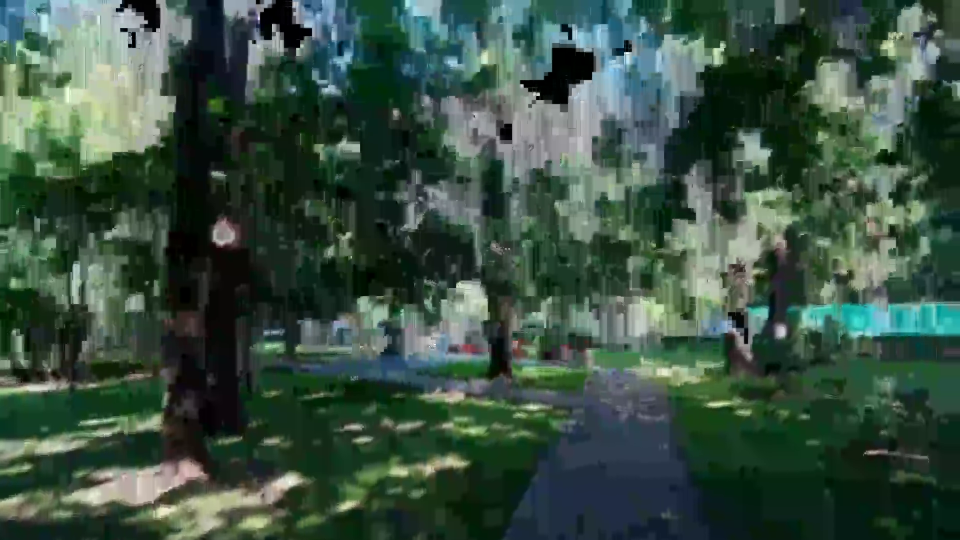
#> input picture frame 46 of output/base_layer.mp4, 1920 x 1080 px, given in place of input_video.mp4, which was not available (shown at 1/2 size)
$ python base_layer.py
#> lines starting #> are read from the running program, lines starting #| are printed output that depends on the picture; pictures that were not available may be replaced by others from this repository, and a replacement may not be noted
import cv2
import numpy as np
import subprocess
import os

def compress_base_layer(input_video_path, output_video_path, bitrate=100):  # 100 kbps
    # Temporary raw video for processing
#> called with input_video_path = 'input/input_video.mp4', output_video_path = 'output/base_layer.mp4', bitrate = 100
    temp_raw = "temp_raw.avi"

    # Open input video
    cap = cv2.VideoCapture(input_video_path)
    if not cap.isOpened():
        print(f"Error: Could not open video at {input_video_path}")
        return

    # Get video properties
    frame_width = int(cap.get(cv2.CAP_PROP_FRAME_WIDTH))
    frame_height = int(cap.get(cv2.CAP_PROP_FRAME_HEIGHT))
    fps = int(cap.get(cv2.CAP_PROP_FPS))
    fourcc = cv2.VideoWriter_fourcc(*'XVID')  # Temporary codec

    # Initialize temporary video writer
    out = cv2.VideoWriter(temp_raw, fourcc, fps, (frame_width, frame_height))

    # Quantization matrix for base layer
    quantization_matrix = np.ones((8, 8), dtype=np.float32) * 16

    print("Starting frame processing...")
    frame_count = 0
    while True:
        ret, frame = cap.read()
#> frame is the input picture: shape (1080, 1920, 3); mean B, G, R 66.4, 80.2, 57.7
        if not ret:
            break

        # Convert to YUV
        frame_yuv = cv2.cvtColor(frame, cv2.COLOR_BGR2YUV)
#> frame_yuv: shape (1080, 1920, 3); mean of channels 0, 1, 2 71.8, 125.2, 115.5

        # Process all channels (Y, U, V)
        for channel in range(3):  # 0: Y, 1: U, 2: V
            y_channel = frame_yuv[:, :, channel].astype(np.float32)

            # Apply DCT and quantization to 8x8 blocks
            height, width = y_channel.shape
            for i in range(0, height, 8):
                for j in range(0, width, 8):
                    block = y_channel[i:i+8, j:j+8]
                    if block.shape == (8, 8):
                        dct_block = cv2.dct(block)
                        quantized_block = np.round(dct_block / quantization_matrix)
                        idct_block = cv2.idct(quantized_block * quantization_matrix)
                        y_channel[i:i+8, j:j+8] = idct_block

            # Update the channel in the YUV frame
            frame_yuv[:, :, channel] = y_channel.astype(np.uint8)
#> this loop made 3 passes
#> pass 1, in compress_base_layer, `y_channel = frame_yuv[:, :, channel].astype(np.float32)`:
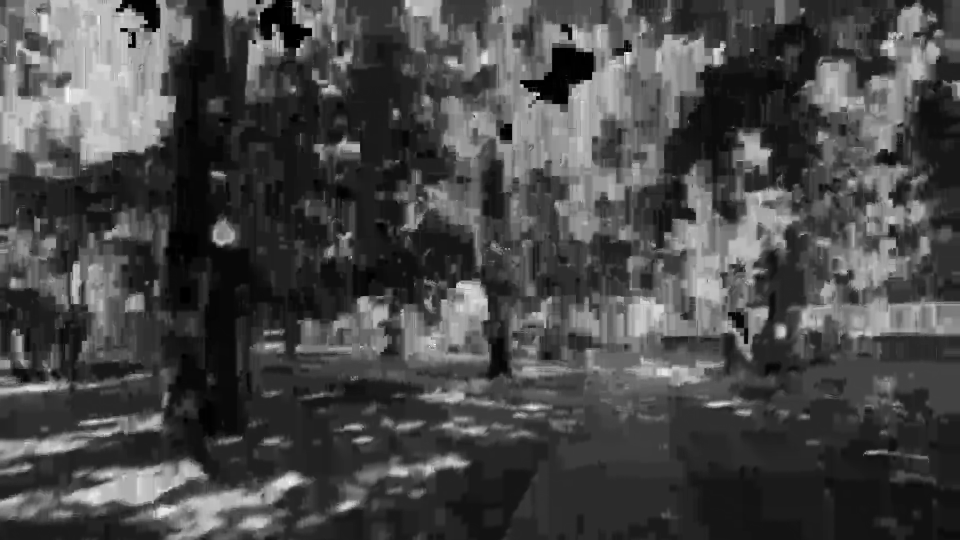
#> y_channel: shape (1080, 1920) float32 (shown at 1/2 size); min 0, max 255, mean 71.8
#> pass 2, in compress_base_layer, `y_channel = frame_yuv[:, :, channel].astype(np.float32)`:
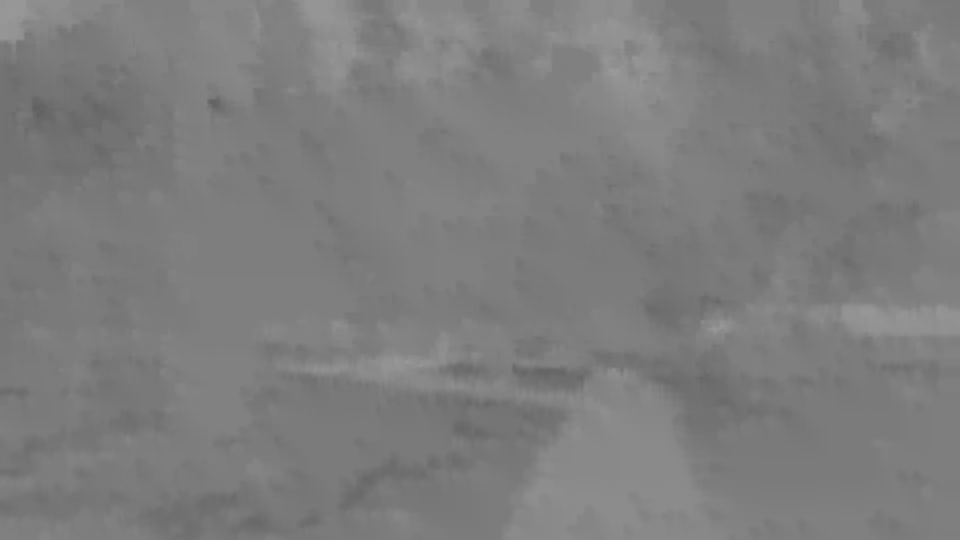
#> y_channel: shape (1080, 1920) float32 (shown at 1/2 size); min 97, max 154, mean 125.2
#> pass 3, in compress_base_layer, `y_channel = frame_yuv[:, :, channel].astype(np.float32)`:
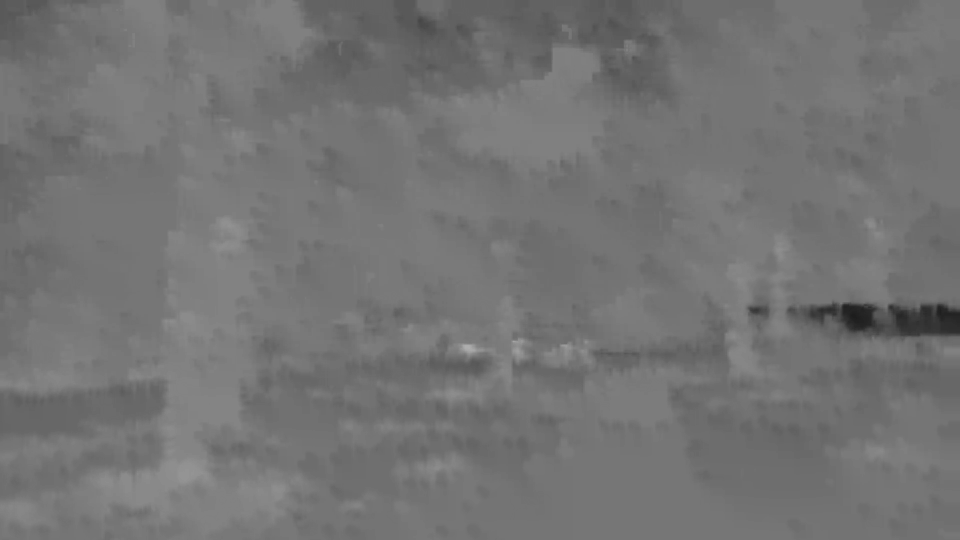
#> y_channel: shape (1080, 1920) float32 (shown at 1/2 size); min 29, max 174, mean 115.5
#> after the loop: frame_yuv: shape (1080, 1920, 3); mean of channels 0, 1, 2 71.6, 125.2, 115.3

        # Reconstruct frame
        reconstructed_frame = cv2.cvtColor(frame_yuv, cv2.COLOR_YUV2BGR)
        out.write(reconstructed_frame)
        frame_count += 1
        if frame_count % 100 == 0:
            print(f"Processed {frame_count} frames...")

    cap.release()
    out.release()
    print(f"Finished processing {frame_count} frames. Converting to MP4...")

    # Use FFmpeg to compress with specified bitrate
    cmd = [
        'ffmpeg', '-i', temp_raw, '-b:v', f'{bitrate}k', '-c:v', 'libx264',
        '-preset', 'medium', '-y', output_video_path
    ]
    try:
        result = subprocess.run(cmd, check=True, stderr=subprocess.PIPE, text=True)
        print("FFmpeg output:", result.stderr)
    except subprocess.CalledProcessError as e:
        print(f"FFmpeg error: {e.stderr}")
        return
    except FileNotFoundError:
        print("Error: FFmpeg not found. Please install FFmpeg and add it to your PATH.")
        return

    # Remove temporary file
    if os.path.exists(temp_raw):
        os.remove(temp_raw)
    print(f"Base layer compressed video saved as {output_video_path}")

if __name__ == "__main__":
    input_video = "input/input_video.mp4"
    output_video = "output/base_layer.mp4"
    compress_base_layer(input_video, output_video)
